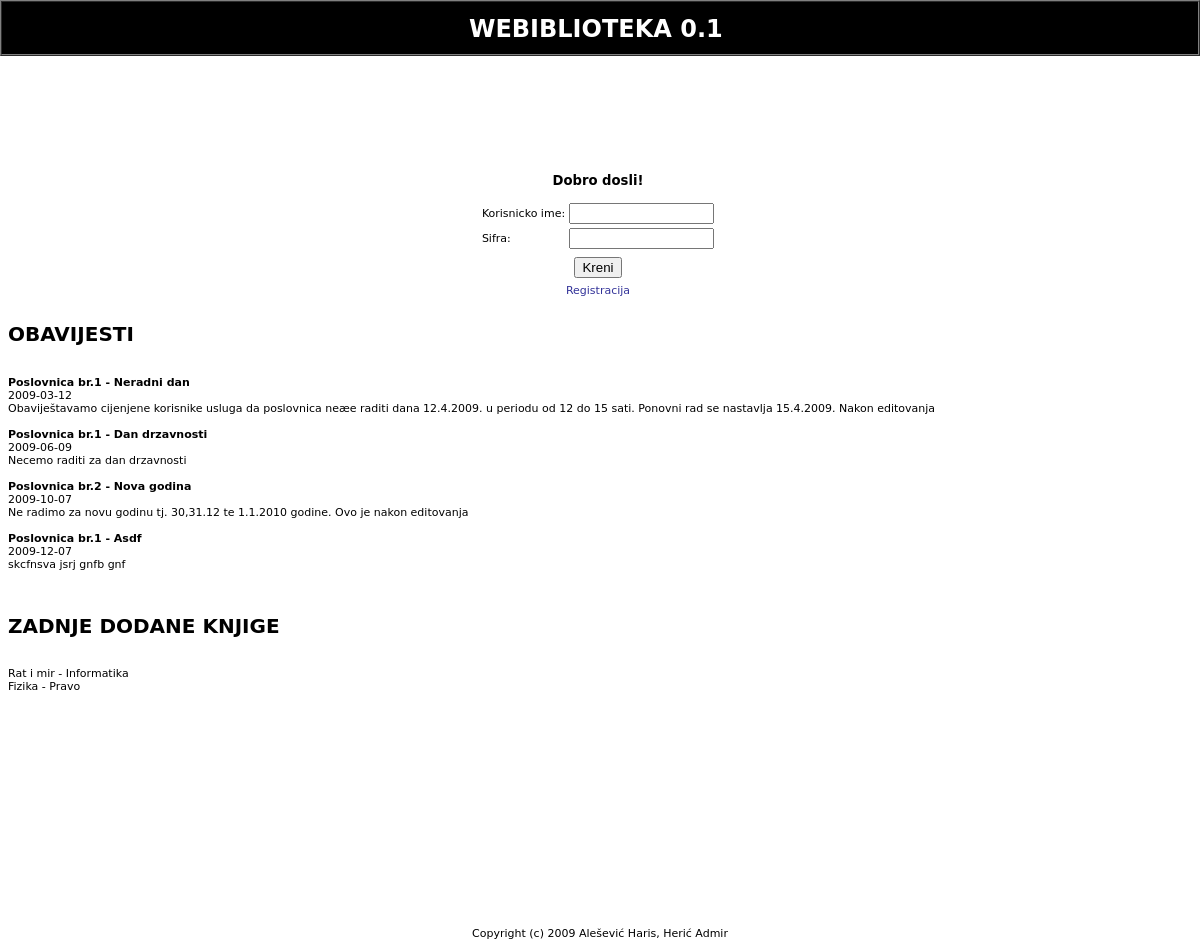
Before: / with the older database file.
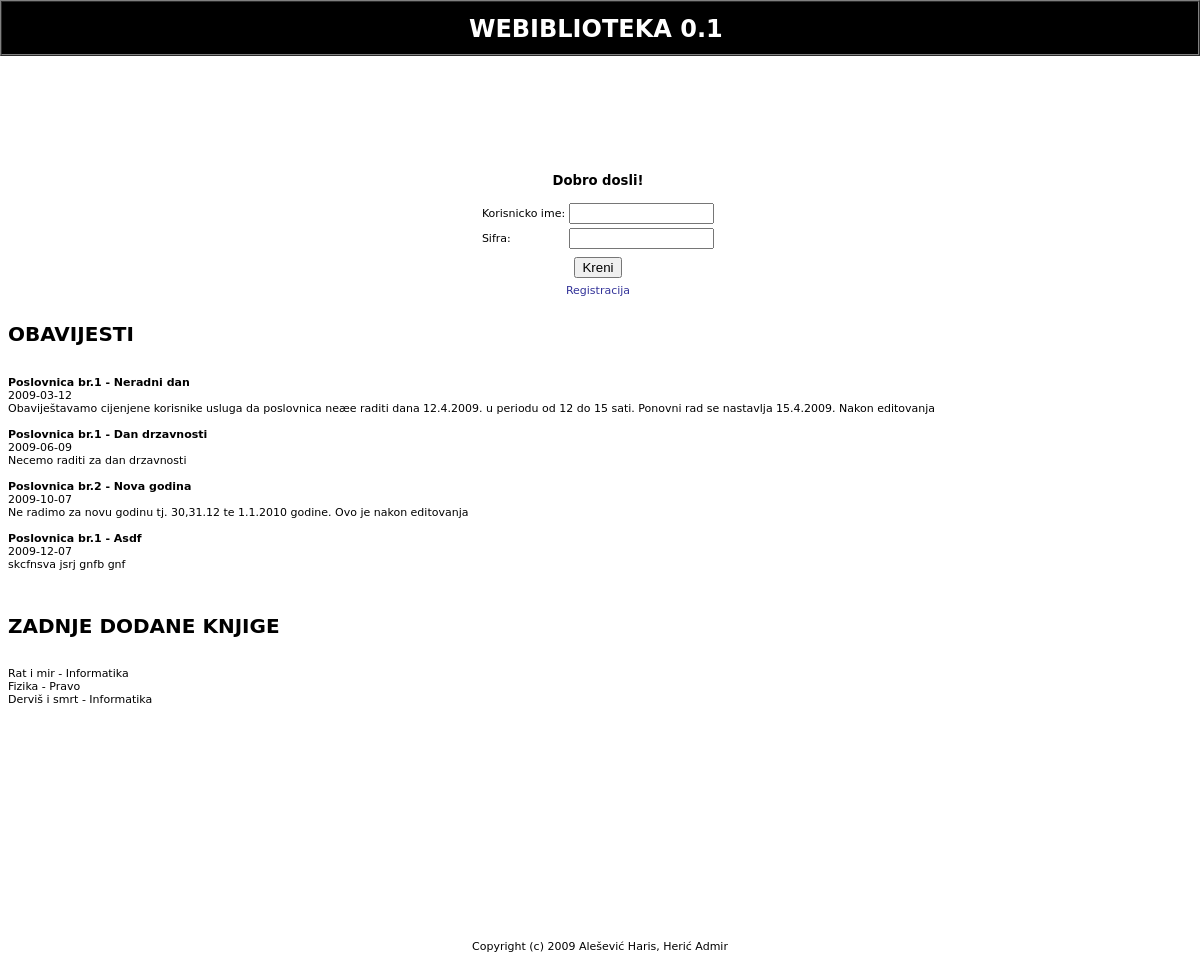
After: the same page with the newer database file.
### tables this page shows
CREATE TABLE `obavijest` (
  `idObavijest` int(11) NOT NULL auto_increment,
  `Naslov` varchar(25) NOT NULL,
  `Tekst` text NOT NULL,
  `Datum` date default NULL,
  `idOsoba` int(11) NOT NULL,
  `idPoslovnica` int(11) NOT NULL,
  PRIMARY KEY  (`idObavijest`),
  KEY `fk_Obavijest_Osoba1` (`idOsoba`),
  KEY `fk_Obavijest_Poslovnica1` (`idPoslovnica`)
);

CREATE TABLE `poslovnica` (
  `idPoslovnica` int(11) NOT NULL auto_increment,
  `Naziv` varchar(45) NOT NULL,
  `UlicaIBroj` varchar(25) NOT NULL,
  `PostanskiBroj` varchar(5) NOT NULL,
  `Grad` varchar(25) NOT NULL,
  `Telefon` varchar(13) default NULL,
  `Email` varchar(50) default NULL,
  `idBiblioteka` int(11) NOT NULL,
  PRIMARY KEY  (`idPoslovnica`),
  KEY `fk_Poslovnica_Biblioteka1` (`idBiblioteka`)
);

CREATE TABLE `knjigaopis` (
  `idKnjigaOpis` int(11) NOT NULL auto_increment,
  `Naslov` varchar(200) NOT NULL,
  `Podnaslov` varchar(220) default NULL,
  `ISBN` varchar(13) default NULL,
  `Izdanje` varchar(5) default NULL,
  `Opis` text,
  `Jezik` varchar(20) default NULL,
  `GodinaIzdavanja` year(4) default NULL,
  `idZanr` int(11) default NULL,
  `DatumUlaza` timestamp NULL default NULL,
  `BrojPrimjeraka` int(11) default NULL,
  `Status` varchar(20) default NULL,
  PRIMARY KEY  (`idKnjigaOpis`),
  UNIQUE KEY `ISBN` (`ISBN`),
  KEY `idZanr` (`idZanr`)
);

CREATE TABLE `zanr` (
  `idZanr` int(11) NOT NULL auto_increment,
  `Naziv` varchar(45) NOT NULL,
  `Opis` varchar(200) default NULL,
  PRIMARY KEY  (`idZanr`)
);

### lib/biblioteka.php (called while the page is built, shortened)
<?
function myquery($query) {
	if ($r = @mysql_query($query)) {
		return $r;
	}
	exit;
}
?>

### public/intro.php (the view, shortened to what this page needs)
<?
function public_intro() {
	?>
		<table width="100%" border="0" cellspacing="4" cellpadding="0">
			<tr>
			<td valign="top">
			<p>&nbsp;</p><br><br><br><br><br><br>
			<?
				login_forma();
			?>
			</td>
			</tr>
			<tr><td>
			<?
				zadnje_obavijesti();
			?>
			<td></tr>
			<tr><td>
			<?
				zadnje_dodane_knjige()
			?>
			</td></tr>
		</table>
	<?
}
function login_forma() {
	$uri=$_SERVER['PHP_SELF'];
	?>
	<center><table border="0" cellpadding="5" bgcolor="#FFFFFF">
	<tr>
		<td align="center">
		<big><b>Dobro dosli!</b></big>
		</td>
	</tr>
	<tr>
		<td align="center">
		<form action="<?=$uri?>" method="POST">
		<table border="0">
			<tr><td>Korisnicko ime:</td><td><input type="text" name="login" size="15"></td></tr>
			<tr><td>Sifra:</td><td><input type="password" name="pass" size="15"></td></tr>
			<tr><td colspan="2" align="center"><input type="submit" value="Kreni"></td></tr>
			<tr><td colspan="2" align="center"><a href="public/registracija.php">Registracija</td></tr></table>
		</form>
		</td>
	</tr>
	</table></center>
	<?
}
?>
<?
function zadnje_obavijesti() {
	$q01 = myquery("SELECT o.idObavijest, o.naslov, o.datum, p.naziv, o.tekst FROM obavijest o, poslovnica p WHERE o.idPoslovnica=p.idPoslovnica");
	print "<h2>OBAVIJESTI</h2><br>";
	while ($obavijest=mysql_fetch_row($q01)) {
		print "<b>".$obavijest[3]." - ".$obavijest[1]."</b><br>".$obavijest[2]."<br>".$obavijest[4]."<br><br>";
	}
	print "<br><br>";
}
?>
<?
function zadnje_dodane_knjige() {
	$q01 = myquery("SELECT k.naslov, z.naziv FROM knjigaopis k, zanr z WHERE k.idZanr=z.idZanr ORDER BY k.datumUlaza");
	print "<h2>ZADNJE DODANE KNJIGE</h2><br>";
	while ($knjiga=mysql_fetch_row($q01)) {
		print $knjiga[0]." - ".$knjiga[1]."<br>";
	}
}
?>

Changed rows visible on the page:
added knjigaopis: Naslov "Derviš i smrt", idZanr.Naziv "Informatika"
